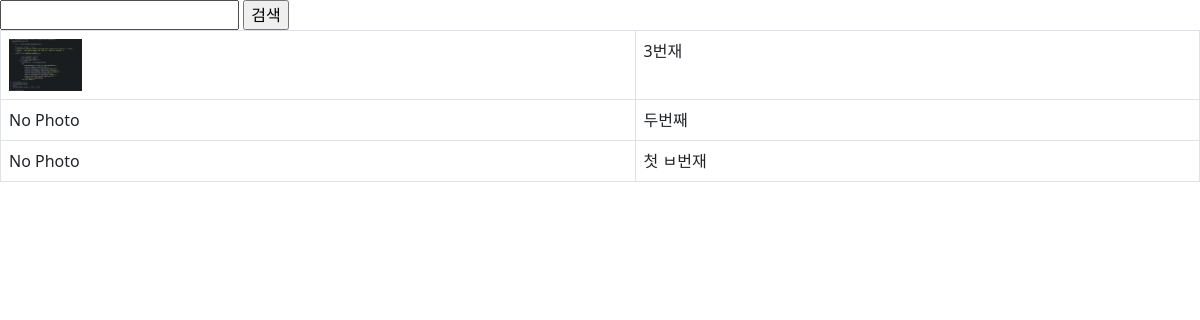
The page /instagram/ on the database as committed earlier.
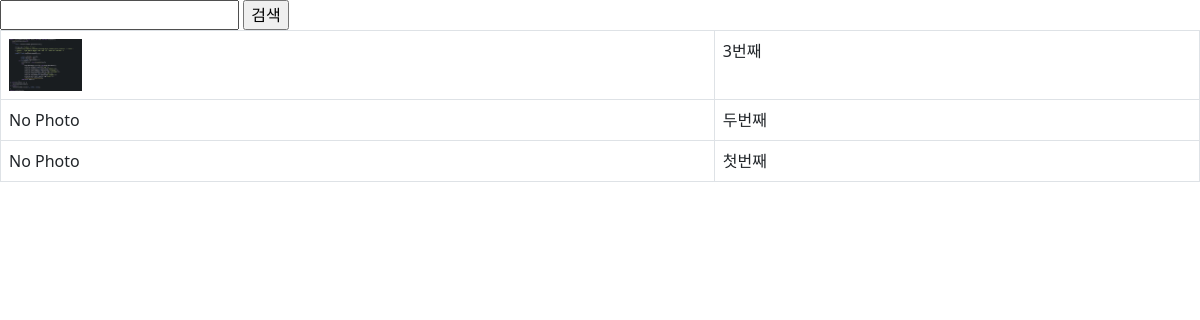
The same page on the database as committed later.
### instagram/models.py (models this page shows, shortened)
class Post(models.Model):
    author = models.ForeignKey(settings.AUTH_USER_MODEL, on_delete=models.CASCADE)
    message = models.TextField()
    photo = models.ImageField(blank=True)
    tag_set = models.ManyToManyField('Tag', blank=True)
    is_public = models.BooleanField(default=False, verbose_name='공개여부')
    created_at = models.DateTimeField(auto_now_add=True)
    updated_at = models.DateTimeField(auto_now=True)
    class Meta:
        ordering = ['-id']

### instagram/views.py (the view)
# urls.py: path('', views.post_list),
def post_list(request):
    qs = Post.objects.all()
    q = request.GET.get('q', '')
    if q:
        qs = qs.filter(message__icontains=q)
    return render(request, 'instagram/post_list.html', {
        'post_list': qs,
        'q':q,
    })

### instagram/templates/instagram/post_list.html (shortened to what this page needs)
<!doctype html>
<html lang="ko">
<head>
    <link href="https://cdn.jsdelivr.net/npm/bootstrap@5.1.3/dist/css/bootstrap.min.css" rel="stylesheet">
</head>
<body>
    <form action="" method="get">
        <input type="text" name="q" value="{{ q}}" />
        <input type="submit" value="검색" />
    </form>
    <table class="table table-bordered table-hover">
        <tbody>
            {% for post in post_list %}
                <tr>
                    <td>
                        {% if post.photo %}
                            <img src="{{ post.photo.url }}" style="width: 73px;" />
                        {% else %}
                            No Photo
                        {% endif %}
                    </td>
                    <td>
                        {{ post.message }}
                    </td>
                </tr>
            {% endfor %}
        </tbody>
    </table>
</body>
</html>

Rows that differ between the two databases and show on the page:
changed Post (number 1 of 3 on the later page): message "3번재" → "3번째"
changed Post: message "첫 ㅂ번재" → "첫번째"
